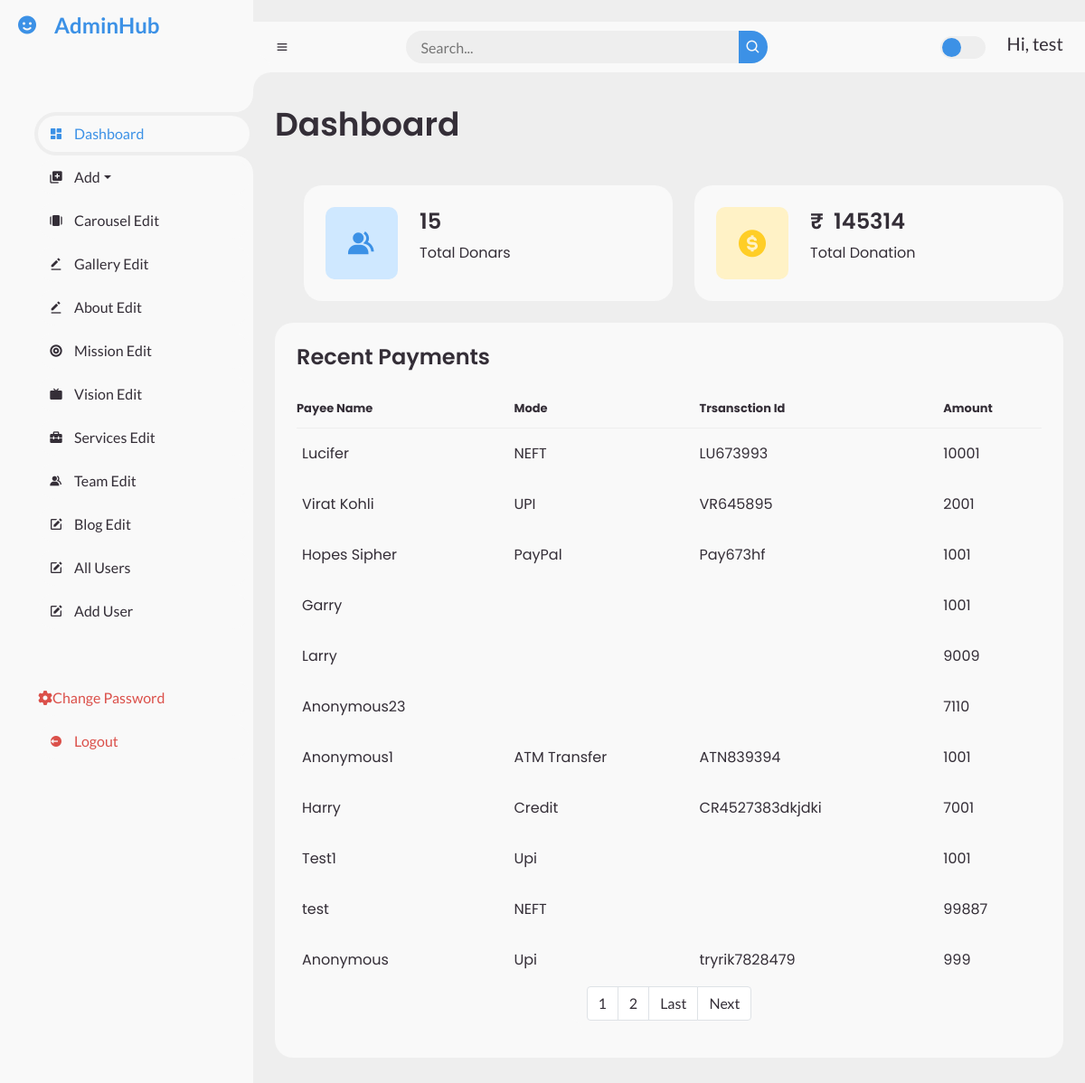
/dashboard/ (signed in), run on the app's committed database.
### dashboard/models.py (models this page shows, shortened)
class Payments(models.Model):
    pay_name = models.CharField(max_length=300,default="Anonymous", blank=True)
    pay_mode = models.CharField(max_length=100, blank=True)
    pay_amount = models.CharField(max_length=100, blank=True)
    pay_trans_id = models.CharField(max_length=200, blank=True)

### dashboard/views.py (the view)
# urls.py: path('dashboard/', include('dashboard.urls')),
@login_required
def dashboard(request):
    obj = Payments.objects.all().order_by('-id')
    paginator = Paginator(obj, 11)
    page_number = request.GET.get('page')
    pay_obj = paginator.get_page(page_number)
    total_pages = pay_obj.paginator.num_pages
    totla_number_of_donation = obj.count()
    total_amount = Payments.objects.aggregate(Sum('pay_amount'))
    context = {
        'pay_obj': pay_obj,
        'last_pages': total_pages,
        'total_page': [page + 1 for page in range(total_pages)],
        'totla_number_of_donation': totla_number_of_donation,
        'total_amount': total_amount['pay_amount__sum']
    }
    return render(request, "dashboard/index.html", context=context)

### templates/dashboard/index.html (shortened to what this page needs)
{% extends 'dashboard/base.html' %}
{% block content %}
{% load static %}
{% block dashboardactive %} active {% endblock dashboardactive %}
	<section id="content">
		<nav>
			<i class='bx bx-menu' ></i>
			<h6 class="nav-link">&nbsp;&nbsp;&nbsp;&nbsp;&nbsp;&nbsp;&nbsp;&nbsp;&nbsp;&nbsp;&nbsp;&nbsp;&nbsp;&nbsp;&nbsp;&nbsp;</h6>
			<form action="#">
				<div class="form-input">
					<input type="search" placeholder="Search...">
					<button type="submit" class="search-btn"><i class='bx bx-search' ></i></button>
				</div>
			</form>
			<label for="switch-mode" class="switch-mode"></label>
			{% if request.user %}
			<a href="{% url 'dashboard' %}" class="profile">
				<h5>Hi, {{request.user}}</h5>
			</a>
			{% endif %}
		</nav>
		<main>
			<div class="head-title">
				<div class="left">
					<h1>Dashboard</h1>
				</div>
			</div>
			<ul class="box-info">
				<li>
					<i class='bx bxs-group' ></i>
					<span class="text">
						<h3>{{totla_number_of_donation}}</h3>
						<p>Total Donars</p>
					</span>
				</li>
				<li>
					<i class='bx bxs-dollar-circle' ></i>
					<span class="text">
						<h3>&#8377;&nbsp;&nbsp;{{total_amount}}</h3>
						<p>Total Donation</p>
					</span>
				</li>
			</ul>
			<div class="table-data">
				<div class="order">
					<div class="head">
						<h3>Recent Payments</h3>
					</div>
					<table>
						<thead>
							<tr>
								<th>Payee Name</th>
								<th>Mode</th>
								<th>Trsansction Id</th>
								<th>Amount</th>
							</tr>
						</thead>
						<tbody>
						{% for obj in pay_obj %}
							<tr>
								<td>{{obj.pay_name}}</td>
								<td>{{obj.pay_mode}}</td>
								<td>{{obj.pay_trans_id}}</td>
								<td>{{obj.pay_amount}}</td>
							</tr>
						{% endfor %}
						</tbody>
					</table>
					<div class="container d-flex align-items-center justify-content-center">
						<div>
						<nav aria-label="Page navigation example text-center">
							<ul class="pagination">
								{% for page in total_page %}
							  <li class="page-item"><a class="page-link" href="?page={{page}}">{{page}}</a></li>
								{% endfor %}
							  {% if pay_obj.has_next %}
								<li class="page-item">
								<a class="page-link" href="?page={{last_page}}">Last</a>
							  </li>
							  <li class="page-item">
								<a class="page-link" href="?page={{pay_obj.next_page_number}}">Next</a>
							  </li>
							  {% endif %}
							</ul>
						  </nav>
						</div>
				</div>
			</div>
		</main>
	</section>
{% endblock %}

### static/dashboard/style.css (style rules this page uses)
* { margin: 0; padding: 0; box-sizing: border-box; }
a { text-decoration: none; }
li { list-style: none; }
:root { --poppins: 'Poppins', sans-serif; --lato: 'Lato', sans-serif; --light: #F9F9F9; --blue: #3C91E6; --light-blue: #CFE8FF; --grey: #eee; --dark-grey: #AAAAAA; --dark: #342E37; --red: #DB504A; --yellow: #FFCE26; --light-yellow: #FFF2C6; --orange: #FD7238; --light-orange: #FFE0D3; }
html { overflow-x: hidden; }
body { background: var(--grey); overflow-x: hidden; }
#content { position: relative; width: calc(100% - 280px); left: 280px; transition: .3s ease; }
#content nav { height: 56px; background: var(--light); padding: 0 24px; display: flex; align-items: center; grid-gap: 24px; font-family: var(--lato); position: sticky; top: 0; left: 0; z-index: 1000; }
#content nav::before { content: ''; position: absolute; width: 40px; height: 40px; bottom: -40px; left: 0; border-radius: 50%; box-shadow: -20px -20px 0 var(--light); }
#content nav a { color: var(--dark); }
#content nav .bx.bx-menu { cursor: pointer; color: var(--dark); }
#content nav .nav-link { font-size: 16px; transition: .3s ease; }
#content nav form { max-width: 400px; width: 100%; margin-right: auto; }
#content nav form .form-input { display: flex; align-items: center; height: 36px; }
#content nav form .form-input input { flex-grow: 1; padding: 0 16px; height: 100%; border: none; background: var(--grey); border-radius: 36px 0 0 36px; outline: none; width: 100%; color: var(--dark); }
#content nav form .form-input button { width: 36px; height: 100%; display: flex; justify-content: center; align-items: center; background: var(--blue); color: var(--light); font-size: 18px; border: none; outline: none; border-radius: 0 36px 36px 0; cursor: pointer; }
#content nav .switch-mode { display: block; min-width: 50px; height: 25px; border-radius: 25px; background: var(--grey); cursor: pointer; position: relative; }
#content nav .switch-mode::before { content: ''; position: absolute; top: 2px; left: 2px; bottom: 2px; width: calc(25px - 4px); background: var(--blue); border-radius: 50%; transition: all .3s ease; }
#content main { width: 100%; padding: 36px 24px; font-family: var(--poppins); max-height: calc(100vh - 56px); overflow-y: auto; }
#content main .head-title { display: flex; align-items: center; justify-content: space-between; grid-gap: 16px; flex-wrap: wrap; }
#content main .head-title .left h1 { font-size: 36px; font-weight: 600; margin-bottom: 10px; color: var(--dark); }
#content main .box-info { display: grid; grid-template-columns: repeat(auto-fit, minmax(240px, 1fr)); grid-gap: 24px; margin-top: 36px; }
#content main .box-info li { padding: 24px; background: var(--light); border-radius: 20px; display: flex; align-items: center; grid-gap: 24px; }
#content main .box-info li .bx { width: 80px; height: 80px; border-radius: 10px; font-size: 36px; display: flex; justify-content: center; align-items: center; }
#content main .box-info li:nth-child(1) .bx { background: var(--light-blue); color: var(--blue); }
#content main .box-info li:nth-child(2) .bx { background: var(--light-yellow); color: var(--yellow); }
#content main .box-info li .text h3 { font-size: 24px; font-weight: 600; color: var(--dark); }
#content main .box-info li .text p { color: var(--dark); }
#content main .table-data { display: flex; flex-wrap: wrap; grid-gap: 24px; margin-top: 24px; width: 100%; color: var(--dark); }
#content main .table-data > div { border-radius: 20px; background: var(--light); padding: 24px; overflow-x: auto; }
#content main .table-data .head { display: flex; align-items: center; grid-gap: 16px; margin-bottom: 24px; }
#content main .table-data .head h3 { margin-right: auto; font-size: 24px; font-weight: 600; }
#content main .table-data .order { flex-grow: 1; flex-basis: 500px; }
#content main .table-data .order table { width: 100%; border-collapse: collapse; }
#content main .table-data .order table th { padding-bottom: 12px; font-size: 13px; text-align: left; border-bottom: 1px solid var(--grey); }
#content main .table-data .order table td { padding: 16px 0; }
#content main .table-data .order table tr td:first-child { display: flex; align-items: center; grid-gap: 12px; padding-left: 6px; }

### data on the page
Payments: pay_name "Lucifer", pay_mode "NEFT", pay_trans_id "LU673993", pay_amount "10001"
Payments: pay_name "Virat Kohli", pay_mode "UPI", pay_trans_id "VR645895", pay_amount "2001"
Payments: pay_name "Hopes Sipher", pay_mode "PayPal", pay_trans_id "Pay673hf", pay_amount "1001"
Payments: pay_name "Garry", pay_amount "1001"
Payments: pay_name "Larry", pay_amount "9009"
Payments: pay_name "Anonymous23", pay_amount "7110"
Payments: pay_name "Anonymous1", pay_mode "ATM Transfer", pay_trans_id "ATN839394", pay_amount "1001"
Payments: pay_name "Harry", pay_mode "Credit", pay_trans_id "CR4527383dkjdki", pay_amount "7001"
Payments: pay_name "Test1", pay_mode "Upi", pay_amount "1001"
Payments: pay_name "test", pay_mode "NEFT", pay_amount "99887"
Payments: pay_name "Anonymous", pay_mode "Upi", pay_trans_id "tryrik7828479", pay_amount "999"

### other printed values
{{ request.user }} "test"
{{ totla_number_of_donation }} "15"
{{ total_amount }} "145314"
{{ page }} "1" "2"
